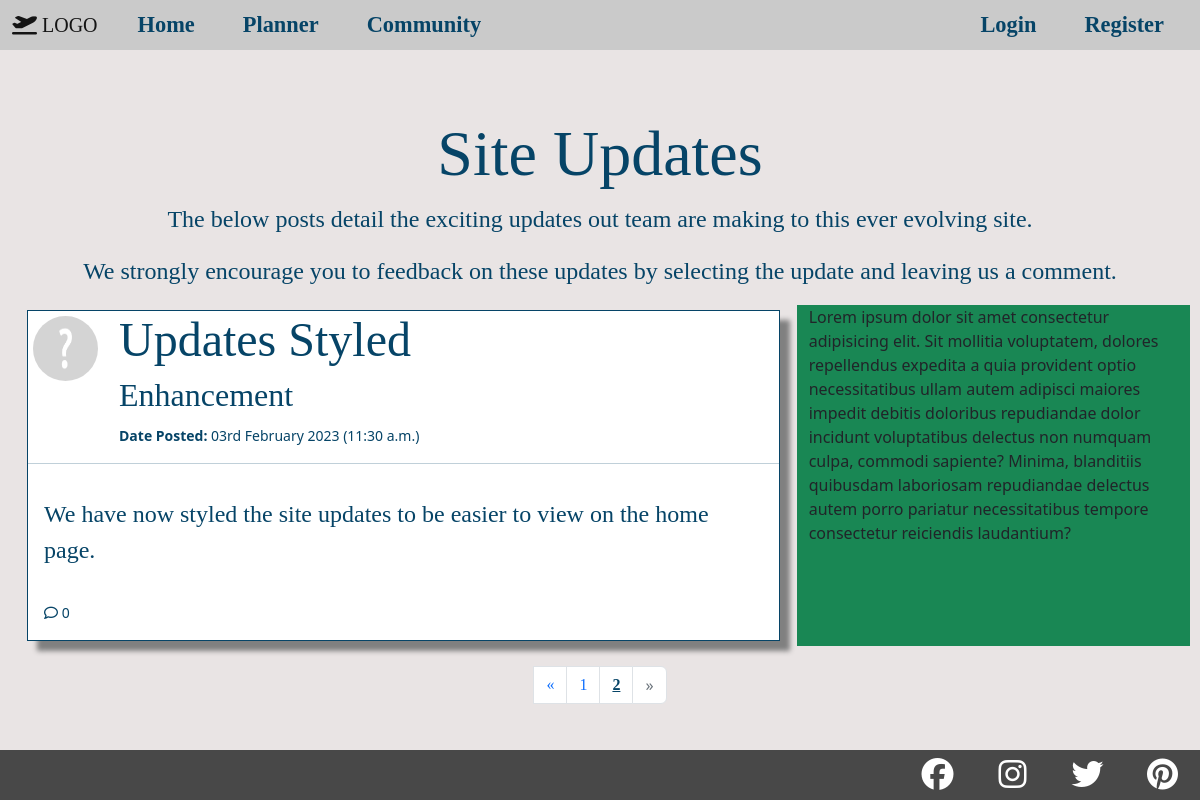
Before: /updates/?page=2 with the older database file.
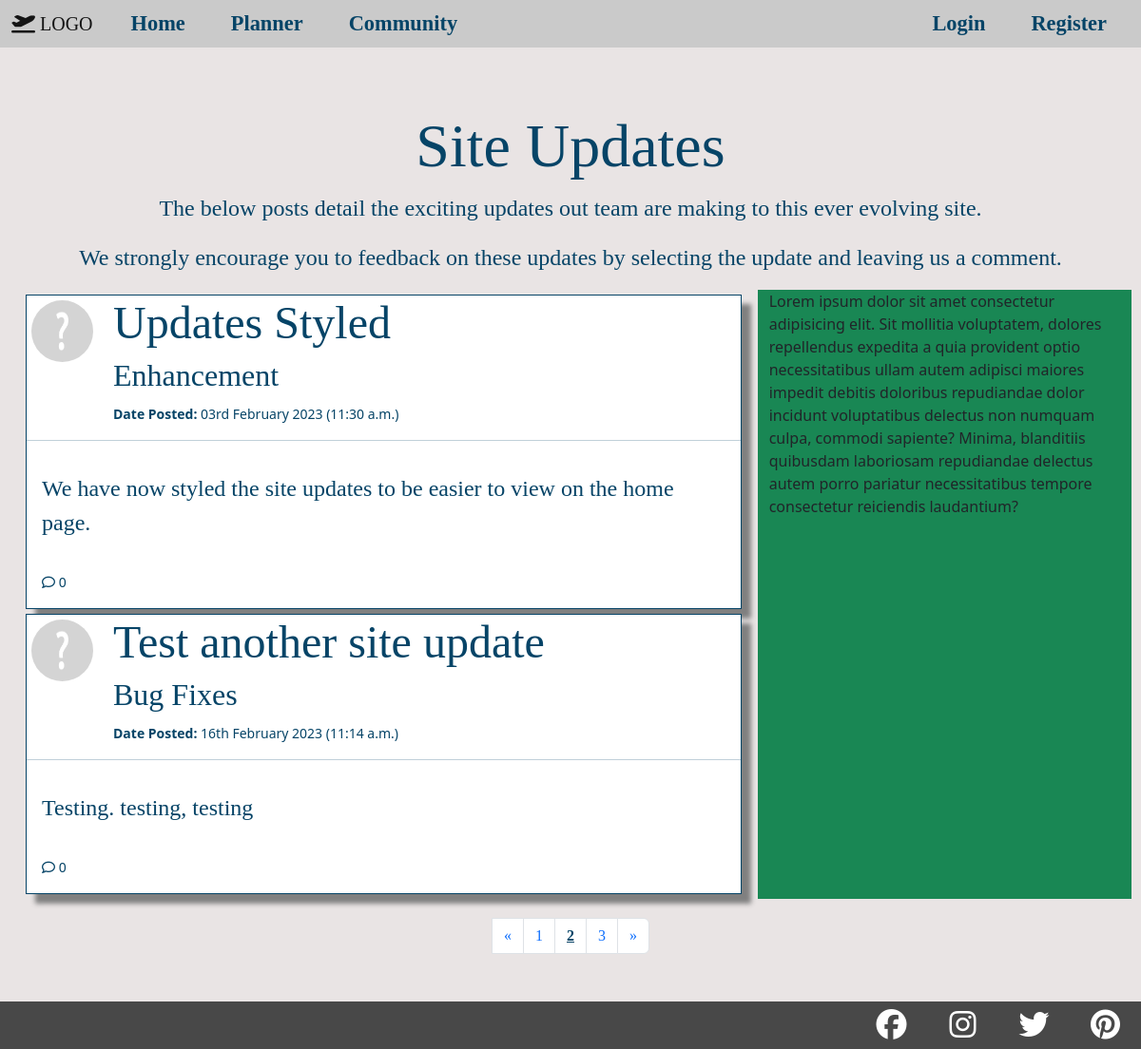
After: the same page with the newer database file.
### site_updates/models.py (models this page shows, shortened)
class Update(models.Model):
    topic = models.ForeignKey(UpdateCatagory, on_delete=models.CASCADE)
    title = models.CharField(max_length=100)
    content = models.TextField()
    update_image = models.ImageField(default=None, upload_to='media/update_pics/', blank=True)
    published_on = models.DateTimeField(auto_now_add=True)
    updated_on = models.DateTimeField(auto_now=True)
    status = models.IntegerField(choices=STATUS, default=0)

class UpdateCatagory(models.Model):
    topic_catagory = models.CharField(max_length=100)
    def __str__(self):
        return self.topic_catagory

### site_updates/views.py (the view)
# urls.py: path('', AdminUpdatesListView.as_view(), name="all-admin-updates"),
class AdminUpdatesListView(ListView):
    def get(self, request):
        update_list = Update.objects.filter(status=1)
        page = request.GET.get('page', 1)
        paginator = Paginator(update_list, 2)
        try:
            updates = paginator.page(page)
        except PageNotAnInteger:
            updates = paginator.page(1)
        except EmptyPage:
            updates = paginator.page(paginator.num_pages)
        return render(
            request,
            "site_updates/admin-updates.html",
            {
                "updates": updates,
            }
        )

### site_updates/templates/site_updates/admin-updates.html (shortened to what this page needs)
{% extends "home/base.html" %}
{% block content %}
<div class="row updates-page">
    <div class="text-center updates-title-section">
        <h1>Site Updates</h1>
        <p>The below posts detail the exciting updates out team are making to this ever evolving site.</p>
        <p>We strongly encourage you to feedback on these updates by selecting the update and leaving us a comment.</p>
    </div>
    <div class="col-8">
        {% for update in updates %}
            {% if update.status == 1 %}
            <div class="update-container">
                <div class="update-container-title">
                    <img class="profile-img-update" src="/static/images/default_flag.png" alt="">
                    <div class="ms-3">
                        <a href="{% url 'admin-update-detail' update.id %}"><h3>{{ update.title }}</h3></a>
                        <div>
                            <h5>{{ update.topic}}</h5>
                            <small><strong>Date Posted:</strong> {{ update.published_on|date:"dS F Y (P)" }}</small>
                        </div>
                    </div>
                </div>
                <hr>
                <div class="update-body">
                    <p class="p-3">{{ update.content }}</p>
                    <div class="m-3">
                        {% if update.updatecomment_set.all.count == 0 %}
                            <small><strong><i class="fa-regular fa-comment"></i></strong>&nbsp;{{ update.updatecomment_set.all.count }}</small>
                        {% else %}
                            <small><strong><i class="fa-solid fa-comment"></i></strong>&nbsp;{{ update.updatecomment_set.all.count }}</small>
                        {% endif %}
                    </div>
                </div>
            </div>
            {% endif %}
        {% endfor %}
    </div>
    <div class="col-4 bg-success">
        Lorem ipsum dolor sit amet consectetur adipisicing elit. Sit mollitia voluptatem, dolores repellendus expedita a quia provident optio necessitatibus ullam autem adipisci maiores impedit debitis doloribus repudiandae dolor incidunt voluptatibus delectus non numquam culpa, commodi sapiente? Minima, blanditiis quibusdam laboriosam repudiandae delectus autem porro pariatur necessitatibus tempore consectetur reiciendis laudantium?
    </div>
</div>
{% if updates.has_other_pages %}
    <nav>
      <ul class="pagination justify-content-center">
        {% if updates.has_previous %}
          <li>
            <a class="page-link" href="?page={{ posts.previous_page_number }}" aria-label="Previous">
              <span aria-hidden="true">&laquo;</span>
            </a>
          </li>
        {% else %}
          <li class="page-item disabled">
              <span class="page-link" aria-hidden="true">&laquo;</span>
          </li>
        {% endif %}
        {% for update in updates.paginator.page_range %}
          {% if updates.number == update %}
            <li class="page-item active-page-item"><a class="page-link active-page-link" href="#"><strong>{{ update }}</strong></a></li>
          {% else %}
            <li class="page-item"><a class="page-link" href="?page={{ update }}">{{ update }}</a></li>
          {% endif %}
        {% endfor %}
        {% if updates.has_next %}
          <li class="page-item">
            <a class="page-link" href="?page={{ updates.next_page_number }}" aria-label="Next">
              <span aria-hidden="true">&raquo;</span>
            </a>
          </li>
        {% else %}
          <li class="page-item disabled">
            <span class="page-link" aria-hidden="true">&raquo;</span>
          </li>
        {% endif %}
    </ul>
    </nav>
  {% endif %}
{% endblock content %}

### home/templates/home/base.html (shortened to what this page needs)
{% load static %}
<!DOCTYPE html>
<html lang="en">
<head>
    <link href="https://cdn.jsdelivr.net/npm/bootstrap@5.2.3/dist/css/bootstrap.min.css" rel="stylesheet">
    <link rel="stylesheet" href="https://cdn.jsdelivr.net/npm/bootstrap-icons@1.10.3/font/bootstrap-icons.css">
    <link rel="stylesheet" href="{% static 'css/main.css' %}">
</head>
<body>
        <section class="navigation">
            <nav class="navbar navbar-expand-lg">
                <div class="container-fluid fixed-top header-grey">
                    <a class="navbar-brand" href="#"><i class="fa-solid fa-plane-departure"></i> LOGO</a>
                    <div class="offcanvas offcanvas-end" data-bs-backdrop="true" tabindex="-1" id="offcanvas" aria-labelledby="offcanvasLabel">
                        <div class="top-box">
                            <div class="offcanvas-body">
                                <div class="navbar-nav mr-auto">
                                    <a class="nav-item nav-link px-lg-4" href="{% url 'travel-home' %}">Home</a>
                                    <a class="nav-item nav-link px-lg-4" href="{% url 'country-map' %}">Planner</a>
                                    <a class="nav-item nav-link px-lg-4" href="#">Community</a>
                                </div>
                                <div class="navbar-nav ms-auto">
                                    {% if user.is_authenticated %}
                                    <a class="nav-item nav-link px-lg-4" href="#">Profile</a>
                                    <a class="nav-item nav-link px-lg-4" href="{% url 'home-logout' %}">Logout</a>
                                    {% else %}
                                    <a class="nav-item nav-link px-lg-4" href="{% url 'home-login' %}">Login</a>
                                    <a class="nav-item nav-link px-lg-4" href="{% url 'home-register' %}">Register</a>
                                    {% endif %}
                                </div>
                            </div>
                        </div>
                    </div>
                </div>
            </nav>
        </section>
        <main class="main-section">
            {% block content %}
            {% endblock %}
        </main>
        <section id="footer">
            <div class="h-100 d-flex justify-content-end">
                <div class="footer-icons"><a href="#"><i class="social-icons fa-brands fa-facebook"></i></a></div>
                <div class="footer-icons"><a href="#"><i class="social-icons fa-brands fa-instagram"></i></a></div>
                <div class="footer-icons"><a href="#"><i class="social-icons fa-brands fa-twitter"></i></a></div>
                <div class="footer-icons"><a href="#"><i class="social-icons fa-brands fa-pinterest"></i></a></div>
            </div>
        </section>
</body>
</html>

### static/css/main.css (style rules this page uses)
* { padding: 0; margin: 0; box-sizing: border-box; }
h1, h2, h3, h4, h5, h6 { font-family: 'Lora', serif; }
a { font-family: 'Lora', serif; }
p { font-family: 'Merriweather', serif; }
@media (min-width: 768px) { h1 { font-size: 350%; } }
@media (min-width: 768px) { h3 { font-size: 250%; } }
@media (min-width: 768px) { h5 { font-size: 160%; } }
@media (min-width: 768px) { p { font-size: 140%; } }
@media (min-width: 992px) { h1 { font-size: 400%; } }
@media (min-width: 992px) { h3 { font-size: 300%; } }
@media (min-width: 992px) { h5 { font-size: 200%; } }
@media (min-width: 992px) { p { font-size: 150%; } }
.offcanvas { background-color: rgb(6, 68, 103); color: rgb(255, 255, 255); z-index: 1500; }
.header-grey { background-color: rgb(202, 202, 202); height: 50px; }
.nav-item { color: rgb(6, 68, 103); font-weight: bold; font-size: 140%; }
.social-icons { font-size: xx-large; }
#footer { position: fixed; height: 50px; background-color: rgb(72, 72, 72); bottom: 0px; left: 0px; right: 0px; margin-bottom: 0px; }
.footer-icons { height: 100%; width: 75px; display: flex; justify-content: center; align-items: center; }
.social-icons { color: white; }

### site_updates/templates/site_updates/admin-updates.html (style rules this page uses)
body { background-color: #e9e4e4; }
.updates-page { margin: 40px 10px 20px 10px; }
.updates-title-section { color: rgb(6, 68, 103); }
.update-container { border: 1px solid rgb(6, 68, 103); box-shadow: 10px 10px 5px grey; color: rgb(6, 68, 103); background-color: white; margin: 5px; }
.update-container a { text-decoration: none; color: rgb(6, 68, 103); }
.update-container-title { display: flex; }
.profile-img-update { height: 65px; width: 65px; margin-right: 16px; border-radius: 50%; margin: 5px; }
nav { margin-bottom: 100px; }
.page-item { z-index: 0; }
.page-link { z-index: 0; }
.active-page-link { color: rgb(6, 68, 103); text-decoration: underline; }

Changed rows visible on the page:
added Update: status 1 (drawn), title "Test another site update", topic "Bug Fixes", published_on "16th February 2023 (11:14 a.m.)", content "Testing. testing, testing", updatecomment_set.all.count "0"
Other visible differences:
new list line: "3"
